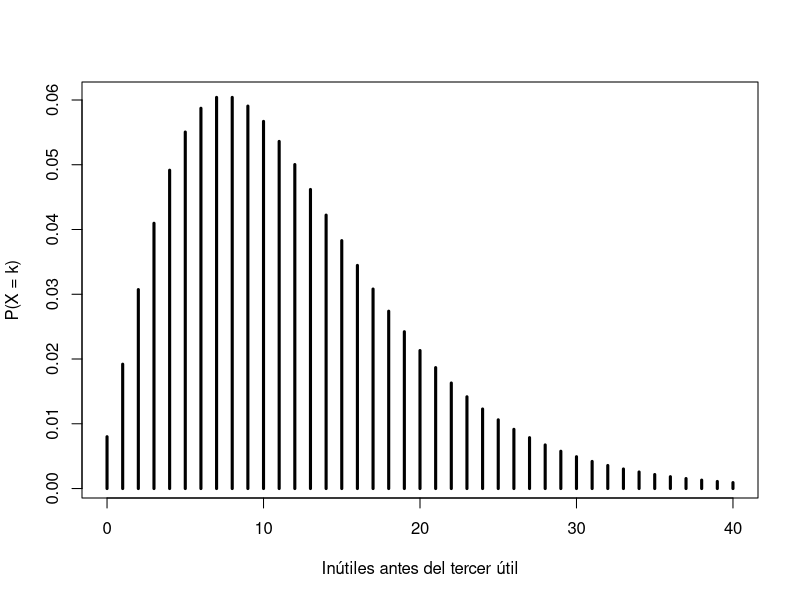

Write the R code that produced this figure.
# Programa 2: ¿cuánto hay que leer hasta el mensaje útil?
# Del artículo «Variables aleatorias discretas — práctica en R con el grupo de WhatsApp simulado, esperas hasta el mensaje útil y una Poisson que se ajusta a los datos (y el rgeom que creí roto)»
# https://sergiolearns.com/variables-aleatorias-discretas-practica/

p <- 0.2                                  # 20 % de mensajes útiles

# --- geométrica: inútiles antes del primero útil ---
round(dgeom(0:6, p), 4)                   # P(X = 0), ..., P(X = 6)
pgeom(9, p)                               # P(X <= 9): como mucho 9 inútiles
1 - pgeom(4, p)                           # P(X >= 5): al menos 5 inútiles
(1 - p)^5                                 # lo mismo con la fórmula de la cola
qgeom(c(0.5, 0.9), p)                     # mediana y cuantil 0,9

# intentos frente a fracasos: «el primer útil es el mensaje número 3»
dgeom(2, p)                               # 2 inútiles antes: lo correcto
dgeom(3, p)                               # 3 inútiles antes: el mensaje 4

# --- binomial negativa: inútiles antes del tercer útil ---
r <- 3
round(dnbinom(0:5, r, p), 4)
c(media = r * (1 - p) / p, var = r * (1 - p) / p^2)
qnbinom(c(0.5, 0.9), r, p)
pnbinom(10, r, p)                         # P(X <= 10)
(0:60)[which.max(dnbinom(0:60, r, p))]    # la moda: el valor más probable

set.seed(7)
esperas <- rnbinom(5000, r, p)            # 5000 lecturas simuladas
c(media_sim = mean(esperas), var_sim = var(esperas))

plot(0:40, dnbinom(0:40, r, p), type = "h", lwd = 3,
     xlab = "Inútiles antes del tercer útil", ylab = "P(X = k)")
